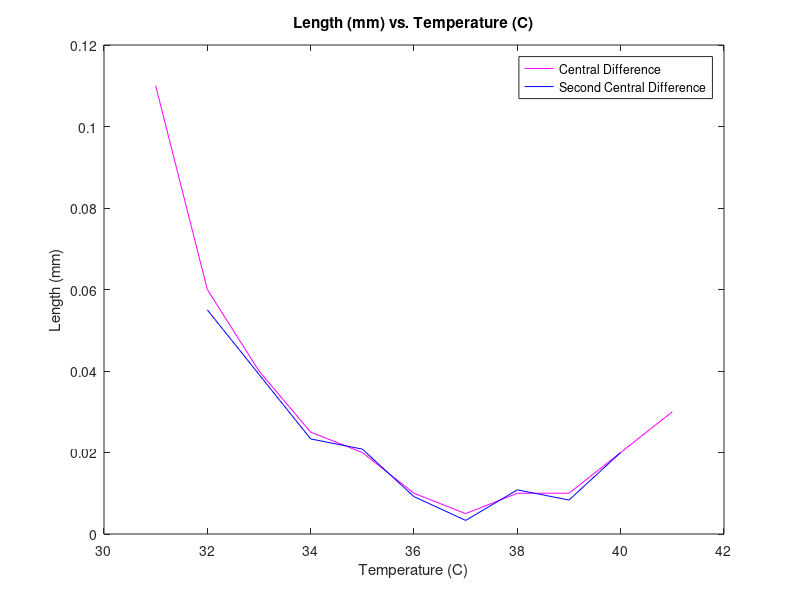

The MATLAB source for this figure:
% Mary Oh
% BME 301
% HW 8

clc;
clear all;
close all;

%% Q1: data points

T = [30:1:42];
L = [5.6 5.75 5.82 5.87 5.9 5.92 5.94 5.94 5.95 5.96 5.97 6 6.03];

%% Q1a: central difference formula f'(x) = (f(x+h)-f(x-h))/2h

h = 1;

for i = 2:12
    df(i-1) = (L(i+h) - L(i-h)) / (2*h);
end

df

%% Q1b: 2nd central diff f'(x) = (-f(x+2h)+8f(x+h)-8f(x-h)+f(x-2h))/12h

for i = 3:11
    df2(i-2) = (-L(i+(2*h)) + 8*L(i+h) - 8*L(i-h) + L(i-(2*h))) / (12*h);
end

df2

%% Q1c: plot

figure(1)
plot(T(2:12), df, 'm')
title('Length (mm) vs. Temperature (C)')
xlabel('Temperature (C)')
ylabel('Length (mm)')
hold on

figure(1)
plot(T(3:11), df2, 'b')
legend('Central Difference', 'Second Central Difference')

%% Q2: data points

t = [140:1:150];
our = [15.49 16.16 15.35 15.13 14.20 14.23 14.29 12.74 14.74 13.68 14.51];

%% Q2a: simpson's 1/3 integral

h = 1;
n = length(t);

y1 = our(2:2:n-1);
y2 = our(3:2:n-2);

Qsimp = (our(1) + 4 * sum(y1) + 2 * sum(y2) + our(n)) * h / 3

%% Q2b: find total o2 absorbed bet 141 and 146

t1 = [141:1:146];
our1 = [16.16 15.35 15.13 14.20 14.23 14.29];

h = 1;
n = length(t1);

y3 = our1(2:2:n-2);
y4 = our1(3:2:n-3);

Qsimp1 = (our1(1) + 4 * sum(y3) + 2 * sum(y4) + our1(n-1)) * h / 3;
Qtrap = (our1(n) + our1(n-1)) / 2;
Qt = Qtrap + Qsimp1

%% Q2c: use 'integral' and 'trapz'

Qint = integral(@(a) spline(t, our, a), 141, 146)
Qtrapz = trapz(t1(1:n), our1(1:n))

%% Q3: simpson's 3/8 integral

